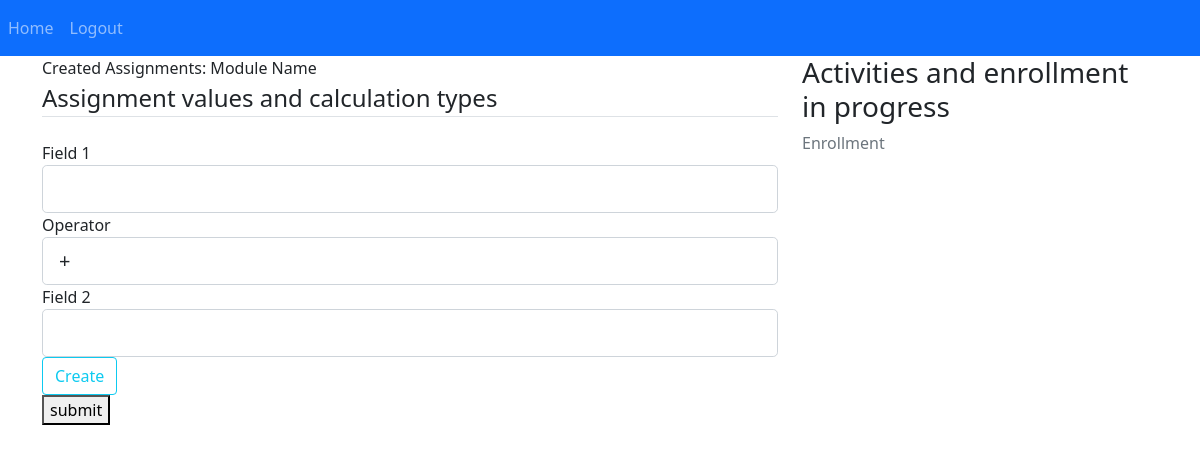
/createassignmentcalculation/1 (signed in), run on an earlier commit of the app's database.
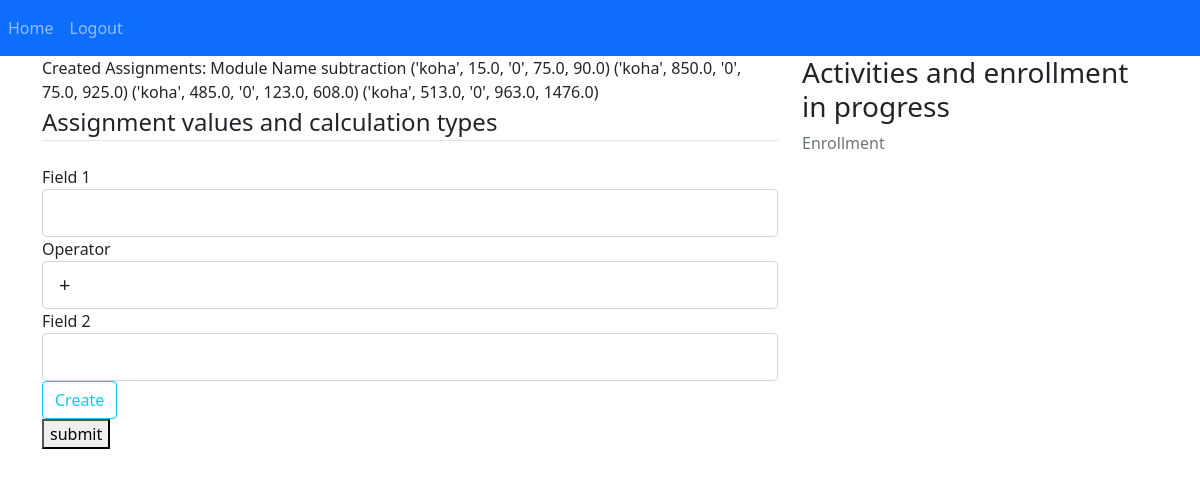
And on a later commit of the database.
### webapp/models.py (models this page shows, shortened)
class Modules(db.Model):
    id = db.Column(db.Integer, primary_key=True)
    modulename = db.Column(db.String(50))
    assignmentcalc = db.relationship('Assignmentcalc', backref='modules')
    assignmenttext = db.relationship('Assignmenttext', backref='modules')
    completed_module = db.Column(db.Integer, default=0)
    registerkids_id = db.Column(db.Integer, db.ForeignKey('registerkids.id')) #, nullable=False)
    def __repr__(self):
        return f"Modules('{self.modulename}')"

class Users(db.Model, UserMixin):
    id = db.Column(db.Integer, primary_key=True, autoincrement=True)
    username = db.Column(db.String(20), unique=True, nullable=False)
    email = db.Column(db.String(120), unique=True, nullable=False)
    password = db.Column(db.String(60), nullable=False)
    registerdate = db.Column(db.DateTime, default=datetime.utcnow())
    registerkids = db.relationship('Registerkids', backref='users', lazy=True)

class Registerkids(db.Model):
    id = db.Column(db.Integer, primary_key=True, autoincrement=True)
    kidsusername = db.Column(db.String(20), unique=True, nullable=False)
    kidspassword = db.Column(db.String(60), nullable=False)
    age = db.Column(db.Integer)
    user_id = db.Column(db.Integer, db.ForeignKey('users.id')) #, nullable=False)
    score = db.Column(db.Integer, default=0)
    moduleid = db.relationship('Modules', backref='registerkids', lazy=True)

class Assignmentcalc(db.Model):
    id = db.Column(db.Integer, primary_key=True)
    field1 = db.Column(db.REAL)
    operator = db.Column(db.String(10))
    field2 = db.Column(db.REAL)
    result = db.Column(db.REAL)
    initiated_assignment = db.Column(db.Integer, default=0)
    completed_assignment = db.Column(db.Integer, default=0)
    module_id = db.Column(db.Integer, db.ForeignKey('modules.id')) #, nullable=False)

### webapp/parents.py (the view, shortened to what this page needs)
@parents.route('/createassignmentcalculation/<int:id>', methods=['GET','POST'])
def createassignmentcalculation(id):
    if current_user.is_authenticated:
        print("authenticated" , current_user.id)
        getkidid = 0
        getlist = db.session.query(Registerkids, Users).outerjoin(Users, Registerkids.user_id==Users.id).filter(Registerkids.user_id==current_user.id).all()
        for ids,u in getlist:
            getkidid = ids.id
        form = CreateAssignmentCalculationForm()
        modname = db.session.query(Modules.modulename, Registerkids).outerjoin(Registerkids, Registerkids.id==getkidid).\
            filter(Registerkids.id==Modules.registerkids_id).order_by(Modules.id.desc()).first()
        mod = db.session.query(Registerkids,Modules).outerjoin(Modules, Registerkids.id==getkidid).\
            filter(Registerkids.id==Modules.registerkids_id).all()
        print("module list ",mod)
        print("Name module", modname)
        moduleids = 0
        for reg, mo in mod:
            moduleids = mo.id
        assignmentlist = db.session.query(Users, Registerkids, Assignmentcalc).filter(Users.id== current_user.id,
            Assignmentcalc.module_id==id,Registerkids.id==getkidid).all()
    else:
        flash('You must be logged in to view pages','warning')
        return redirect(url_for('auth.login'))
        print("liste ",assignmentlist)
    return render_template("assignmentcalculation.html", form = form, assignmentlist = assignmentlist, modulename = modname)

### webapp/forms.py
class CreateAssignmentCalculationForm(FlaskForm):
    field1 = FloatField('Field 1', validators=[DataRequired()])
    operator = SelectField('Operator',choices=[(0,'+'),(1,'-'),(2,'*'),(3,'/')], validators=[DataRequired()])
    field2 = FloatField('Field 2', validators=[DataRequired()])
    submit = SubmitField('Create')

### webapp/__init__.py (called while the page is built)
def create_app():
    app = Flask(__name__)
    app.config['SECRET_KEY'] = SECRET_KEY
    app.config['SQLALCHEMY_DATABASE_URI'] = SQLALCHEMY_DATABASE_URI
    bcrypt.init_app(app)
    login_manager.init_app(app)
    db.init_app(app)
    from .parents import parents
    from .auth import auth
    from .kids import kids
    app.register_blueprint(parents, url_prefix='/')
    app.register_blueprint(auth, url_prefix='/')
    app.register_blueprint(kids, url_prefix='/')
    from .models import Users
    create_database(app)
    @login_manager.user_loader
    def load_user(user_id):
        return Users.query.get(int(user_id))
    return app

### webapp/templates/assignmentcalculation.html (shortened to what this page needs)
{% extends "layout.html" %}
{% block content %}
<div>
    <span id="showlist">
        Created Assignments:
        Module Name {{ modulename[0] }}
        {% for user, kids, assign in assignmentlist %}
        {{ kids.kidsusername, assign.field1, assign.operator, assign.field2, assign.result }}
        {% endfor %}
    </span>
</div>
<div class="content-section">
    <form method="POST" action="">
        <fieldset class="form-group">
            <legend class="border-bottom mb-4">Assignment values and calculation types</legend>
            <div class="form-group">
                {{ form.field1.label(class="form-control-label") }}
                {% if form.field1.errors %}
                    {{ form.field1(class="form-control form-control-lg is-invalid") }}
                    <div class="invalid-feedback">
                        {% for error in form.field1.errors %}
                            <span>{{ error }}</span>
                        {% endfor %}
                    </div>
                {% else %}
                    {{ form.field1(class="form-control form-control-lg") }}
                {% endif %}
            </div>
            <div class="form-group">
                {{ form.operator.label(class="form-control-label") }}
                {% if form.operator.errors %}
                    {{ form.operator(class="form-control form-control-lg is-invalid") }}
                    <div class="invalid-feedback">
                        {% for error in form.operator.errors %}
                            <span>{{ error }}</span>
                        {% endfor %}
                    </div>
                {% else %}
                    {{ form.operator(class="form-control form-control-lg") }}
                {% endif %}
            </div>
            <div class="form-group">
                {{ form.field2.label(class="form-control-label") }}
                {% if form.field2.errors %}
                    {{ form.field2(class="form-control form-control-lg is-invalid") }}
                    <div class="invalid-feedback">
                        {% for error in form.field2.errors %}
                            <span>{{ error }}</span>
                        {% endfor %}
                    </div>
                {% else %}
                    {{ form.field2(class="form-control form-control-lg") }}
                {% endif %}
            </div>
        </fieldset>
        <div class="form-group">
            {{ form.submit(class="btn btn-outline-info" ) }}
        </div>
        </form>
</div>
<div>
<form method="POST" action="{{url_for('parents.home')}}"><button type="submit">submit</button>
</form>
</div>
{% endblock content %}

What changed in the data, as far as the page shows it:
added Modules: modulename "subtraction"
now on this page (row edited): Users: result "('koha', 15.0, '0', 75.0, 90.0)", result "('koha', 850.0, '0', 75.0, 925.0)", result "('koha', 485.0, '0', 123.0, 608.0)", result "('koha', 513.0, '0', 963.0, 1476.0)"
